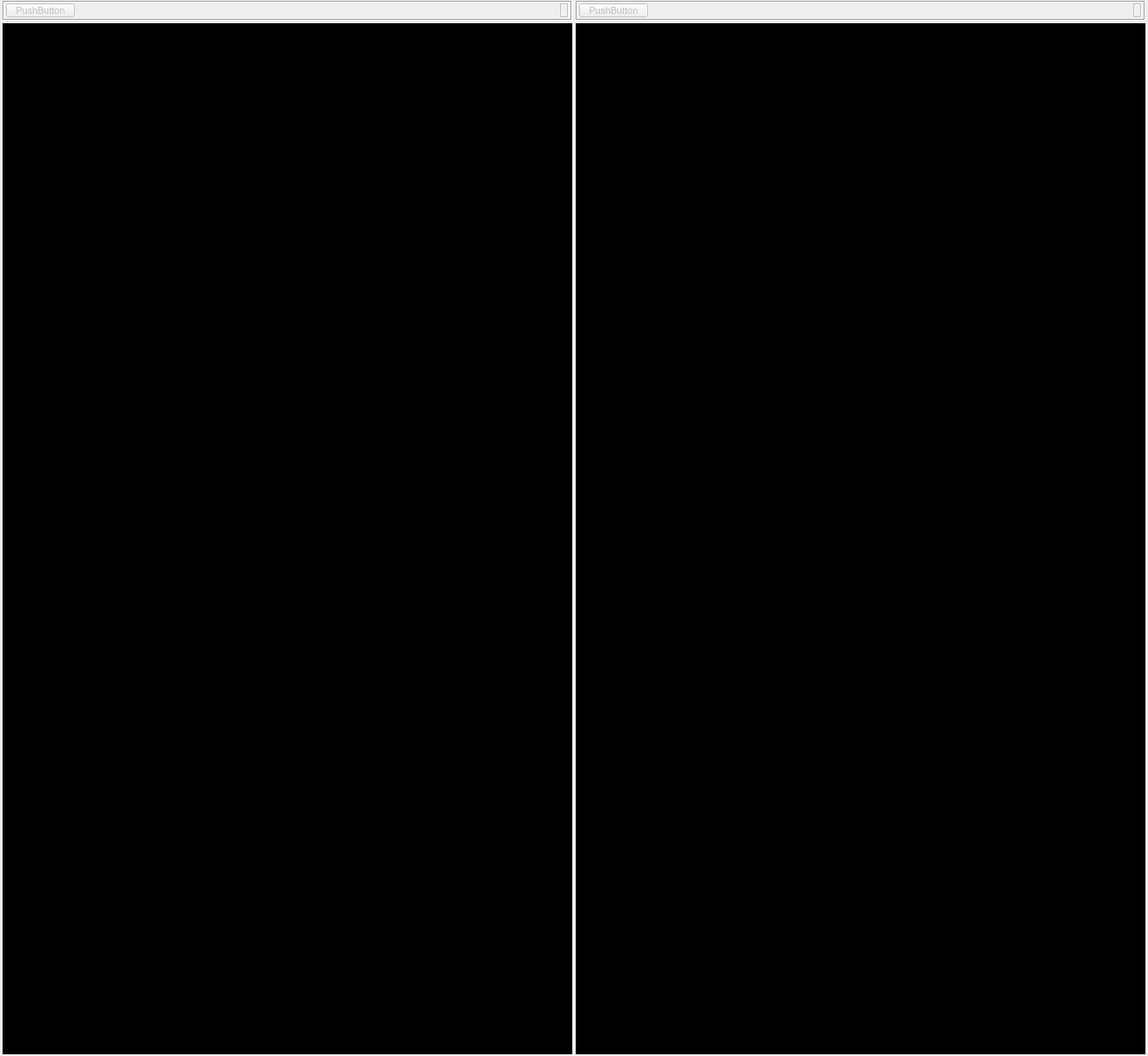
<?xml version="1.0" encoding="UTF-8"?>
<ui version="4.0">
 <class>mainFrameMicroscopeViewGUI</class>
 <widget class="QWidget" name="mainFrameMicroscopeViewGUI">
  <property name="geometry">
   <rect>
    <x>0</x>
    <y>0</y>
    <width>1334</width>
    <height>1227</height>
   </rect>
  </property>
  <property name="windowTitle">
   <string>Microscope View</string>
  </property>
  <layout class="QVBoxLayout" name="verticalLayout_2">
   <property name="spacing">
    <number>5</number>
   </property>
   <property name="leftMargin">
    <number>2</number>
   </property>
   <property name="topMargin">
    <number>1</number>
   </property>
   <property name="rightMargin">
    <number>2</number>
   </property>
   <property name="bottomMargin">
    <number>1</number>
   </property>
   <item>
    <layout class="QVBoxLayout" name="microscopeViewMainLayout">
     <property name="spacing">
      <number>3</number>
     </property>
     <item>
      <layout class="QHBoxLayout" name="microscopeViewLayoutLeftRightEyepiece">
       <property name="spacing">
        <number>2</number>
       </property>
       <item>
        <widget class="QFrame" name="microscopeViewFrameLeftEyepiece">
         <property name="sizePolicy">
          <sizepolicy hsizetype="Expanding" vsizetype="Preferred">
           <horstretch>0</horstretch>
           <verstretch>0</verstretch>
          </sizepolicy>
         </property>
         <property name="font">
          <font>
           <pointsize>8</pointsize>
          </font>
         </property>
         <layout class="QVBoxLayout" name="verticalLayout_6">
          <property name="spacing">
           <number>3</number>
          </property>
          <property name="leftMargin">
           <number>1</number>
          </property>
          <property name="topMargin">
           <number>0</number>
          </property>
          <property name="rightMargin">
           <number>1</number>
          </property>
          <property name="bottomMargin">
           <number>1</number>
          </property>
          <item>
           <widget class="QFrame" name="microscopeViewBottomToolFrameLeftEyepiece">
            <property name="sizePolicy">
             <sizepolicy hsizetype="Expanding" vsizetype="Preferred">
              <horstretch>0</horstretch>
              <verstretch>0</verstretch>
             </sizepolicy>
            </property>
            <property name="font">
             <font>
              <pointsize>8</pointsize>
             </font>
            </property>
            <property name="styleSheet">
             <string notr="true">border-color: rgb(126, 126, 126);</string>
            </property>
            <property name="frameShape">
             <enum>QFrame::Box</enum>
            </property>
            <property name="frameShadow">
             <enum>QFrame::Sunken</enum>
            </property>
            <layout class="QHBoxLayout" name="dicomViewBottomToolFrameAxial">
             <property name="spacing">
              <number>5</number>
             </property>
             <property name="leftMargin">
              <number>2</number>
             </property>
             <property name="topMargin">
              <number>1</number>
             </property>
             <property name="rightMargin">
              <number>2</number>
             </property>
             <property name="bottomMargin">
              <number>1</number>
             </property>
             <item>
              <widget class="QPushButton" name="pushButton1">
               <property name="enabled">
                <bool>false</bool>
               </property>
               <property name="sizePolicy">
                <sizepolicy hsizetype="Preferred" vsizetype="Fixed">
                 <horstretch>0</horstretch>
                 <verstretch>0</verstretch>
                </sizepolicy>
               </property>
               <property name="maximumSize">
                <size>
                 <width>16777215</width>
                 <height>16</height>
                </size>
               </property>
               <property name="font">
                <font>
                 <pointsize>8</pointsize>
                </font>
               </property>
               <property name="text">
                <string>PushButton</string>
               </property>
              </widget>
             </item>
             <item>
              <spacer name="horizontalSpacer1">
               <property name="orientation">
                <enum>Qt::Horizontal</enum>
               </property>
               <property name="sizeHint" stdset="0">
                <size>
                 <width>40</width>
                 <height>16</height>
                </size>
               </property>
              </spacer>
             </item>
             <item>
              <widget class="QLabel" name="displayedCameraOnLeftWidgetTextLabel">
               <property name="enabled">
                <bool>false</bool>
               </property>
               <property name="sizePolicy">
                <sizepolicy hsizetype="Preferred" vsizetype="Fixed">
                 <horstretch>0</horstretch>
                 <verstretch>0</verstretch>
                </sizepolicy>
               </property>
               <property name="maximumSize">
                <size>
                 <width>16777215</width>
                 <height>20</height>
                </size>
               </property>
               <property name="font">
                <font>
                 <pointsize>8</pointsize>
                </font>
               </property>
               <property name="frameShape">
                <enum>QFrame::Box</enum>
               </property>
               <property name="frameShadow">
                <enum>QFrame::Sunken</enum>
               </property>
               <property name="text">
                <string/>
               </property>
              </widget>
             </item>
            </layout>
           </widget>
          </item>
          <item>
           <widget class="QStackedWidget" name="microscopeViewDisplayLeftEyepiece">
            <property name="sizePolicy">
             <sizepolicy hsizetype="Expanding" vsizetype="Expanding">
              <horstretch>0</horstretch>
              <verstretch>0</verstretch>
             </sizepolicy>
            </property>
            <property name="font">
             <font>
              <pointsize>8</pointsize>
             </font>
            </property>
            <property name="styleSheet">
             <string notr="true">background-color: rgb(0, 0, 0);</string>
            </property>
           </widget>
          </item>
         </layout>
        </widget>
       </item>
       <item>
        <widget class="QFrame" name="microscopeViewFrameRightEyepiece">
         <property name="sizePolicy">
          <sizepolicy hsizetype="Expanding" vsizetype="Preferred">
           <horstretch>0</horstretch>
           <verstretch>0</verstretch>
          </sizepolicy>
         </property>
         <property name="font">
          <font>
           <pointsize>8</pointsize>
          </font>
         </property>
         <layout class="QVBoxLayout" name="mainViewFrameSagittal">
          <property name="spacing">
           <number>3</number>
          </property>
          <property name="leftMargin">
           <number>1</number>
          </property>
          <property name="topMargin">
           <number>0</number>
          </property>
          <property name="rightMargin">
           <number>1</number>
          </property>
          <property name="bottomMargin">
           <number>1</number>
          </property>
          <item>
           <widget class="QFrame" name="microscopeViewBottomToolFrameRightEyepiece">
            <property name="sizePolicy">
             <sizepolicy hsizetype="Expanding" vsizetype="Preferred">
              <horstretch>0</horstretch>
              <verstretch>0</verstretch>
             </sizepolicy>
            </property>
            <property name="font">
             <font>
              <pointsize>8</pointsize>
             </font>
            </property>
            <property name="styleSheet">
             <string notr="true">border-color: rgb(126, 126, 126);</string>
            </property>
            <property name="frameShape">
             <enum>QFrame::Box</enum>
            </property>
            <property name="frameShadow">
             <enum>QFrame::Sunken</enum>
            </property>
            <layout class="QHBoxLayout" name="horizontalLayout_2">
             <property name="spacing">
              <number>5</number>
             </property>
             <property name="leftMargin">
              <number>2</number>
             </property>
             <property name="topMargin">
              <number>1</number>
             </property>
             <property name="rightMargin">
              <number>2</number>
             </property>
             <property name="bottomMargin">
              <number>1</number>
             </property>
             <item>
              <widget class="QPushButton" name="pushButton2">
               <property name="enabled">
                <bool>false</bool>
               </property>
               <property name="sizePolicy">
                <sizepolicy hsizetype="Preferred" vsizetype="Fixed">
                 <horstretch>0</horstretch>
                 <verstretch>0</verstretch>
                </sizepolicy>
               </property>
               <property name="maximumSize">
                <size>
                 <width>16777215</width>
                 <height>16</height>
                </size>
               </property>
               <property name="font">
                <font>
                 <pointsize>8</pointsize>
                </font>
               </property>
               <property name="text">
                <string>PushButton</string>
               </property>
              </widget>
             </item>
             <item>
              <spacer name="horizontalSpacer2">
               <property name="orientation">
                <enum>Qt::Horizontal</enum>
               </property>
               <property name="sizeHint" stdset="0">
                <size>
                 <width>40</width>
                 <height>16</height>
                </size>
               </property>
              </spacer>
             </item>
             <item>
              <widget class="QLabel" name="displayedCameraOnRightWidgetTextLabel">
               <property name="enabled">
                <bool>false</bool>
               </property>
               <property name="sizePolicy">
                <sizepolicy hsizetype="Preferred" vsizetype="Fixed">
                 <horstretch>0</horstretch>
                 <verstretch>0</verstretch>
                </sizepolicy>
               </property>
               <property name="maximumSize">
                <size>
                 <width>16777215</width>
                 <height>20</height>
                </size>
               </property>
               <property name="font">
                <font>
                 <pointsize>8</pointsize>
                </font>
               </property>
               <property name="styleSheet">
                <string notr="true"/>
               </property>
               <property name="frameShape">
                <enum>QFrame::Box</enum>
               </property>
               <property name="frameShadow">
                <enum>QFrame::Sunken</enum>
               </property>
               <property name="text">
                <string/>
               </property>
              </widget>
             </item>
            </layout>
           </widget>
          </item>
          <item>
           <widget class="QStackedWidget" name="microscopeViewDisplayRightEyepiece">
            <property name="sizePolicy">
             <sizepolicy hsizetype="Expanding" vsizetype="Expanding">
              <horstretch>0</horstretch>
              <verstretch>0</verstretch>
             </sizepolicy>
            </property>
            <property name="font">
             <font>
              <pointsize>8</pointsize>
             </font>
            </property>
            <property name="styleSheet">
             <string notr="true">background-color: rgb(0, 0, 0);</string>
            </property>
           </widget>
          </item>
         </layout>
        </widget>
       </item>
      </layout>
     </item>
    </layout>
   </item>
  </layout>
 </widget>
 <resources/>
 <connections/>
</ui>
